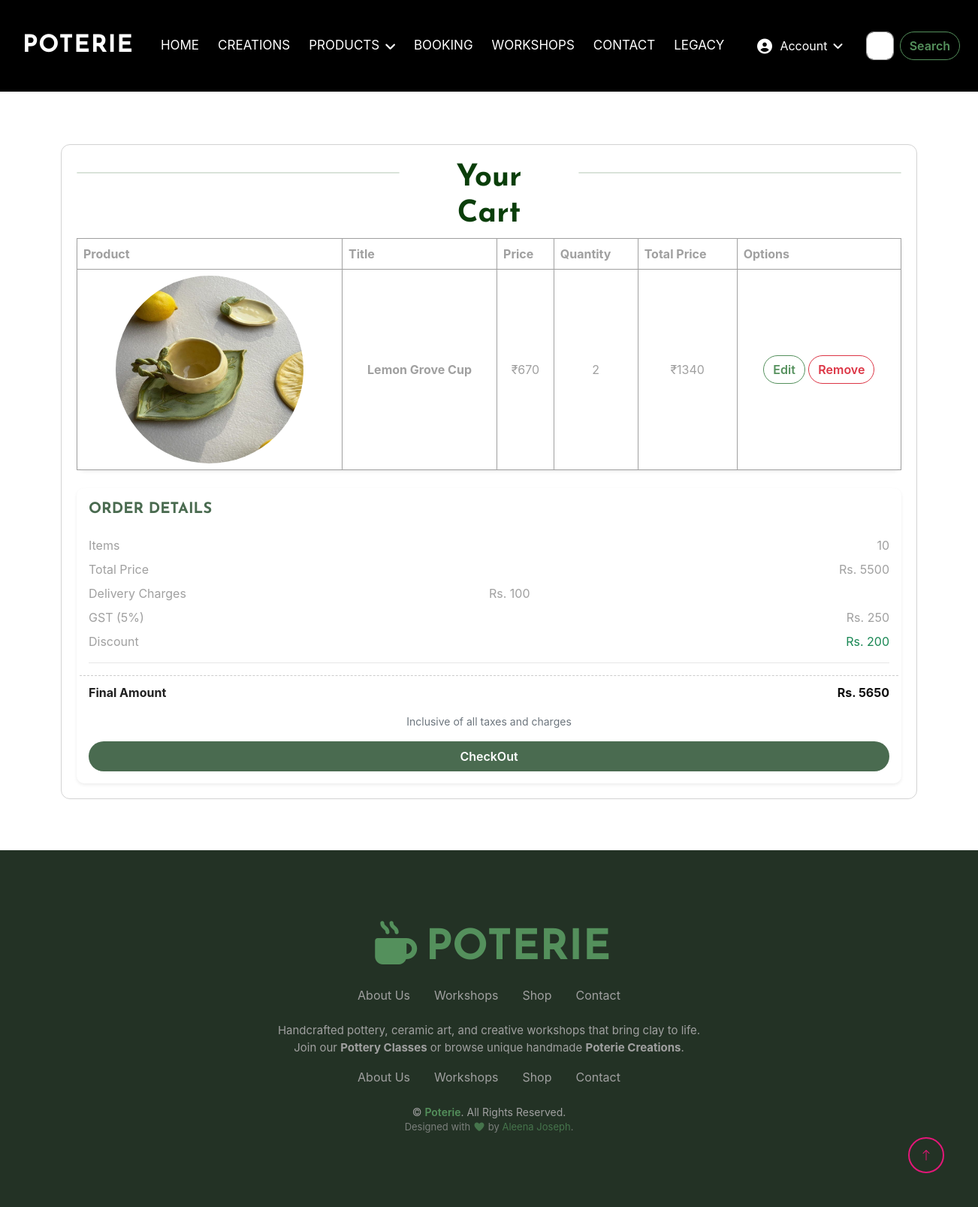
/PoteriaSite/Cartpage, run on an earlier commit of the app's database.
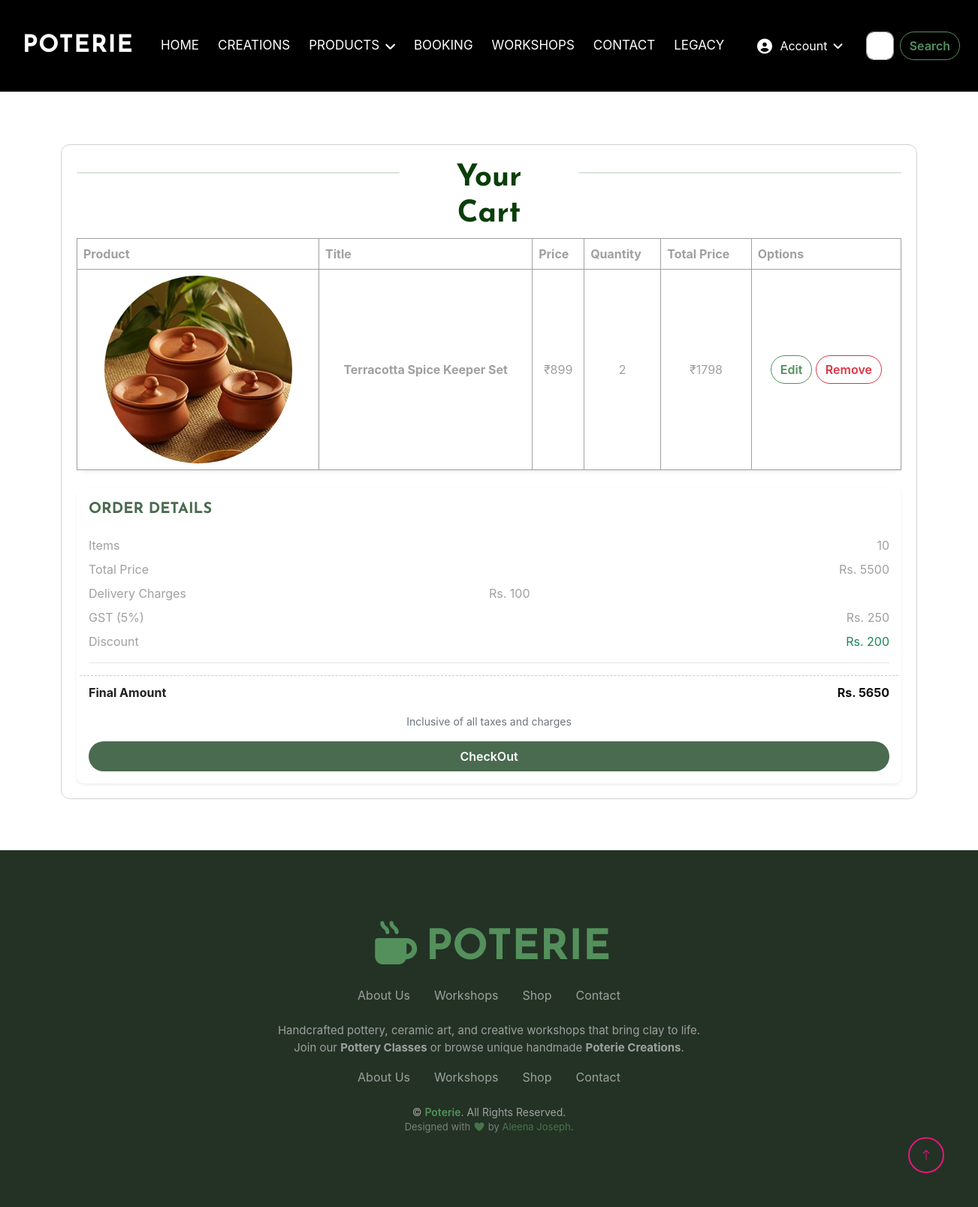
And on a later commit of the database.
### webapp/models.py (models this page shows, shortened)
class Cartdb(models.Model):
    Singlepottery_username=models.CharField(max_length=30,null=True,blank=True)
    Singlepottery_name=models.CharField(max_length=30,null=True,blank=True)
    Singlepottery_price=models.IntegerField(null=True,blank=True)
    Singlepottery_total = models.IntegerField(null=True, blank=True)
    Singlepottery_quantity = models.CharField(max_length=30, null=True, blank=True)
    Singlepottery_image = models.ImageField(upload_to="Cart Images", null=True, blank=True)
    Potteryid=models.IntegerField(null=True,blank=True)

### webapp/views.py (the view)
# urls.py: path('Cartpage', views.Cartpage, name="Cartpage"),
def Cartpage(request):
    product = productdb.objects.all()
    cart=Cartdb.objects.all()
    return render(request, "Cartpage.html", {'product': product,'cart':cart})

### webapp/templates/Cartpage.html (shortened to what this page needs)
<!DOCTYPE html>
<html lang="en">
{% load static %}
<head>
    <link href="https://cdnjs.cloudflare.com/ajax/libs/font-awesome/7.0.0/css/all.min.css" rel="stylesheet">
    <link href="https://cdn.jsdelivr.net/npm/bootstrap-icons@1.4.1/font/bootstrap-icons.css" rel="stylesheet">
    <link href="{% static 'website/lib/animate/animate.min.css' %}" rel="stylesheet">
    <link href="{% static 'website/lib/lightbox/css/lightbox.min.css' %}" rel="stylesheet">
    <link href="{% static 'website/lib/owlcarousel/assets/owl.carousel.min.css' %}" rel="stylesheet">
    <link href="{% static 'website/css/bootstrap.min.css' %}" rel="stylesheet">
    <link href="{% static 'website/css/style.css' %}" rel="stylesheet">
</head>
<body style="background-color:white;">
<div class="container-fluid p-0 ">
    <nav class="navbar navbar-expand-lg" style="background-color:rgb(0,0,0);">
        <a href="{% url 'Homepage' %}" class="navbar-brand ms-4 ms-lg-0 d-flex align-items-center">
            <h2 class="mb-0 text-uppercase"
                style="color: white; font-weight: bold; margin-left:30px; margin-right:20px;">Poterie</h2>
        </a>
        <div class="collapse navbar-collapse" id="navbarCollapse">
            <div class="navbar-nav mx-auto p-4 p-lg-0">
                <a href="{% url 'Homepage' %}"
                   class="nav-item nav-link {% if request.resolver_match.url_name == 'Homepage' %}active{% endif %}">Home</a>
                <a href="{% url 'Creationpage' %}"
                   class="nav-item nav-link {% if request.resolver_match.url_name == 'Creationpage' %}active{% endif %}">Creations</a>
                <div class="nav-item dropdown">
                    <a href="#" class="nav-link dropdown-toggle text-white" data-bs-toggle="dropdown">Products</a>
                </div>
                <a href="{% url 'Bookingpage' %}"
                   class="nav-item nav-link text-white {% if request.resolver_match.url_name == 'Bookingpage' %}active{% endif %}">Booking</a>
                <a href="{% url 'Workshoppage' %}"
                   class="nav-item nav-link text-white {% if request.resolver_match.url_name == 'Workshoppage' %}active{% endif %}">Workshops</a>
                <a href="{% url 'Contactpage' %}"
                   class="nav-item nav-link text-white {% if request.resolver_match.url_name == 'Contactpage' %}active{% endif %}">Contact</a>
                <a href="{% url 'Legacygpage' %}"
                   class="nav-item nav-link text-white {% if request.resolver_match.url_name == 'Legacygpage' %}active{% endif %}">Legacy</a>
            </div>
            {% if request.session.username %}
            <div class="nav-item dropdown me-3">
                <a href="#" class="nav-link dropdown-toggle text-white d-flex align-items-center"
                   data-bs-toggle="dropdown">
                    <i class="fas fa-user-circle fa-lg me-2"></i>Welcome, {{ request.session.username }} </a>
                <div class="dropdown-menu dropdown-menu-end m-0">
                    <a href="{% url 'Cartpage' %}"
                       class="dropdown-item {% if request.resolver_match.url_name == 'Cartpage' %}active{% endif %}">
                        Your Cart </a>
                    <a href="{% url 'logout' %}" class="dropdown-item">Logout </a>
                </div>
            </div>
            {% else %}
            <div class="nav-item dropdown me-3">
                <a href="#" class="nav-link dropdown-toggle text-white d-flex align-items-center"
                   data-bs-toggle="dropdown">
                    <i class="fas fa-user-circle fa-lg me-2"></i>Account
                </a>
            </div>
            {% endif %}
            <form class="d-flex me-4" role="search">
                <input class="form-control me-2" type="search" placeholder="Search" aria-label="Search">
                <button class="btn btn-outline-success" type="submit">Search</button>
            </form>
        </div>
    </nav>
</div>
<div class="container-fluid main_wrapper" style="margin-top:124px; padding:20px 50px;">
    <div class="container cart-container my-5"
         style="border:1px solid lightgrey; border-radius:12px; width:auto; height:auto; padding:20px;">
        <div style="display:flex; gap:40px; text-align:center; mt-5 mb-5">
            <hr style="width:500px; border:1.5px solid rgb(106, 148, 106); border-radius:12px;">
            <h1 style="color:rgb(10, 62, 10);">Your Cart</h1>
            <hr style="width:500px; border:1.5px solid rgb(106, 148, 106);border-radius:12px;">
        </div>
        <div class="col-12 mb-4">
            <div class="card border-0 shadow-sm">
                <div class="card-body p-0">
                    <div class="table-responsive">
                        <table class="table table-bordered align-middle mb-0">
                            <thead>
                            <tr>
                                <th>Product</th>
                                <th>Title</th>
                                <th>Price</th>
                                <th>Quantity</th>
                                <th>Total Price</th>
                                <th>Options</th>
                            </tr>
                            </thead>
                            <tbody>
                            {% for i in cart %}
                            <tr class="text-center">
                                <td>
                                    <img src="{{ i.Singlepottery_image.url }}" alt="Product Image" width="250px"
                                         height="250px" class="rounded-circle" >
                                </td>
                                <td><strong>{{i.Singlepottery_name}}</strong></td>
                                <td>₹{{i.Singlepottery_price}}</td>
                                <td>{{i.Singlepottery_quantity}}</td>
                                <td>₹{{i.Singlepottery_total}}</td>
                                <td>
                                    <a href="{% url 'Singleproductpage' pottery_id=i.Potteryid %}" class="btn btn-outline-success "> Edit </a>
                                    <a href="{% url 'deletecart' c_id=i.id %}" class="btn btn-outline-danger "> Remove </a>
                                </td>
                            </tr>
                            {% empty %}
                            <div class="text-center py-5">
                                <h5 class="text-muted">Your cart is empty.</h5>
                                <a href="{% url 'Creationpage' %}" class="btn btn-outline-success mt-3">Continue
                                    Shopping</a>
                            </div>
                            {% endfor %}
                            </tbody>
                        </table>
                    </div>
                </div>
            </div>
        </div>
        <div class="col-12">
            <div class="card border-0 shadow-sm">
                <div class="card-body">
                    <h5 class="fw-bold mb-4 text-uppercase" style="color:#4a6b50;">Order Details</h5>
                    <div class="row mb-2">
                        <div class="col-6">Items</div>
                        <div class="col-6 text-end fw-semibold">10</div>
                    </div>
                    <div class="row mb-2">
                        <div class="col-6">Total Price</div>
                        <div class="col-6 text-end fw-semibold">
                            Rs. 5500
                        </div>
                    </div>
                    <div class="row mb-2">
                        <div class="col-6">Delivery Charges</div>
                        Rs. 100
                    </div>
                    <div class="row mb-2">
                        <div class="col-6">GST (5%)</div>
                        <div class="col-6 text-end fw-semibold">Rs. 250</div>
                    </div>
                    <div class="row mb-2">
                        <div class="col-6">Discount</div>
                        <div class="col-6 text-end text-success fw-semibold">Rs. 200</div>
                    </div>
                    <hr>
                    <div class="row total-price mb-3">
                        <div class="col-6 fw-bold">Final Amount</div>
                        <div class="col-6 text-end fw-bold text-dark">Rs. 5650</div>
                    </div>
                    <p class="text-muted small mb-3 text-center">Inclusive of all taxes and charges</p>
                    <div class="mt-3">
                        <a href="{% url 'Checkoutpage' %}" class="btn w-100 py-2"
                           style="background-color:#4a6b50; border:none; color:white; font-weight:600;">
                            CheckOut
                        </a>
                    </div>
                </div>
            </div>
        </div>
    </div>
</div>
<div class="container-fluid text-light footer py-5" style="background-color: rgb(35, 50, 37);"
     data-wow-delay="0.1s">
    <div class="container text-center py-5">
        <a href="{% url 'Homepage' %}">
            <h1 class="display-4 mb-3 text-uppercase" style="color: rgb(84, 144, 92); font-weight: 800;">
                <i class="fa-solid fa-mug-hot me-2"></i>Poterie
            </h1>
        </a>
        <div class="d-flex justify-content-center flex-wrap mb-4">
            <a href="{% url 'Homepage' %}" class="text-light mx-3" style="text-decoration: none;">About Us</a>
            <a href="{% url 'Workshoppage' %}" class="text-light mx-3" style="text-decoration: none;">Workshops</a>
            <a href="{% url 'Creationpage' %}" class="text-light mx-3" style="text-decoration: none;">Shop</a>
            <a href="{% url 'Contactpage' %}" class="text-light mx-3" style="text-decoration: none;">Contact</a>
        </div>
        <p class="mb-3" style="font-size: 15px;">
            Handcrafted pottery, ceramic art, and creative workshops that bring clay to life.<br>
            Join our <strong>Pottery Classes</strong> or browse unique handmade <strong>Poterie Creations</strong>.
        </p>
        <div class="d-flex justify-content-center flex-wrap mb-4">
            <a href="{% url 'Homepage' %}" class="text-light mx-3" style="text-decoration: none;">About Us</a>
            <a href="{% url 'Workshoppage' %}" class="text-light mx-3" style="text-decoration: none;">Workshops</a>
            <a href="{% url 'Creationpage' %}" class="text-light mx-3" style="text-decoration: none;">Shop</a>
            <a href="{% url 'Contactpage' %}" class="text-light mx-3" style="text-decoration: none;">Contact</a>
        </div>
        <p class="mb-0" style="font-size: 14px;">
            &copy; <span style="color: rgb(84, 144, 92); font-weight: 600;">Poterie</span>. All Rights Reserved.
        </p>
        <p class="mb-0" style="font-size: 13px; opacity: 0.7;">
            Designed with <i class="fa-solid fa-heart" style="color: rgb(84, 144, 92);"></i> by <a href="#"
                                                                                                   style="color: rgb(84, 144, 92); text-decoration: none;">Aleena
            Joseph</a>.
        </p>
    </div>
</div>
<a href="#" class="btn btn-outline-primary border-2 btn-lg-square back-to-top"><i class="bi bi-arrow-up"></i></a>
</body>
</html>

### webapp/static/website/css/style.css (style rules this page uses)
.back-to-top { position: fixed; display: none; right: 45px; bottom: 45px; z-index: 99; }
.btn { font-weight: 600; transition: .5s; border-radius: 50px; }
.btn-lg-square { width: 48px; height: 48px; }
.btn-square, .btn-sm-square, .btn-lg-square { padding: 0; display: flex; align-items: center; justify-content: center; font-weight: inherit; }
.navbar { position: absolute; width: 100%; top: 0; left: 0; z-index: 9; transition: .5s; }
.navbar .navbar-nav .nav-link { margin-right: 25px; padding: 40px 0; color: var(--bs-white); font-size: 17px; text-transform: uppercase; outline: none; transition: .5s; }
.navbar .dropdown-toggle::after { border: none; content: "\f107"; font-family: "Font Awesome 5 Free"; font-weight: 900; vertical-align: middle; margin-left: 8px; }
.footer { background-position: 0px 0px; background-repeat: repeat-x; animation: footerAnimatedBg 50s linear infinite; }
.navbar .nav-link { color: white; transition: 0.3s; }
.btn-outline-success { border-color: rgb(84, 144, 92); color: rgb(84, 144, 92); }

### webapp/templates/Cartpage.html (style rules this page uses)
body { background-color: #f1f3f6; font-family: 'Inter', sans-serif; }
.navbar { background-color: #2874f0; }
.navbar-brand h2 { color: white; font-weight: 700; letter-spacing: 1px; }
.cart-container { margin-top: 100px; margin-bottom: 80px; }
.total-price { border-top: 1px dashed #ccc; padding-top: 10px; margin-top: 10px; font-weight: 700; color: #212121; }
.footer { background-color: rgb(35, 50, 37); color: white; padding: 40px 0; }

What changed in the data, as far as the page shows it:
removed Cartdb: Singlepottery_image (picture), Singlepottery_name "Lemon Grove Cup", Singlepottery_price "670", Singlepottery_quantity "2", Singlepottery_total "1340"
added Cartdb: Singlepottery_image (picture), Singlepottery_name "Terracotta Spice Keeper Set", Singlepottery_price "899", Singlepottery_quantity "2", Singlepottery_total "1798"
